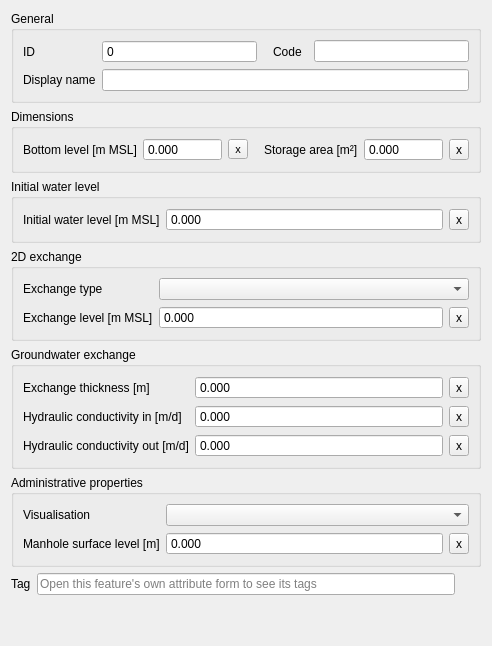
         <widget class="QWidget" name="tab_1">
          <attribute name="title">
           <string>Connection node start</string>
          </attribute>
          <layout class="QGridLayout" name="gridLayout_19">
           <item row="3" column="0" colspan="2">
            <widget class="QGroupBox" name="grp_2d_exchange_1">
             <property name="enabled">
              <bool>true</bool>
             </property>
             <property name="locale">
              <locale language="English" country="UnitedStates"/>
             </property>
             <property name="title">
              <string>2D exchange</string>
             </property>
             <layout class="QGridLayout" name="gridLayout_13">
              <item row="2" column="0">
               <widget class="QLabel" name="label_16">
                <property name="locale">
                 <locale language="English" country="UnitedStates"/>
                </property>
                <property name="text">
                 <string>Exchange level [m MSL]</string>
                </property>
                <property name="alignment">
                 <set>Qt::AlignLeading|Qt::AlignLeft|Qt::AlignVCenter</set>
                </property>
                <property name="indent">
                 <number>-1</number>
                </property>
               </widget>
              </item>
              <item row="2" column="1">
               <widget class="QDoubleSpinBox" name="connection_node_1_exchange_level">
                <property name="sizePolicy">
                 <sizepolicy hsizetype="Expanding" vsizetype="Fixed">
                  <horstretch>0</horstretch>
                  <verstretch>0</verstretch>
                 </sizepolicy>
                </property>
                <property name="locale">
                 <locale language="English" country="UnitedStates"/>
                </property>
                <property name="inputMethodHints">
                 <set>Qt::ImhNone</set>
                </property>
                <property name="buttonSymbols">
                 <enum>QAbstractSpinBox::NoButtons</enum>
                </property>
                <property name="decimals">
                 <number>3</number>
                </property>
                <property name="minimum">
                 <double>-9999999999.000000000000000</double>
                </property>
                <property name="maximum">
                 <double>9999999999.000000000000000</double>
                </property>
               </widget>
              </item>
              <item row="2" column="2">
               <widget class="QToolButton" name="connection_node_1_exchange_level_clear">
                <property name="text">
                 <string>x</string>
                </property>
               </widget>
              </item>
              <item row="0" column="0">
               <widget class="QLabel" name="label_4">
                <property name="text">
                 <string>Exchange type</string>
                </property>
               </widget>
              </item>
              <item row="0" column="1" colspan="2">
               <widget class="QComboBox" name="connection_node_1_exchange_type"/>
              </item>
             </layout>
            </widget>
           </item>
           <item row="8" column="1">
            <spacer name="verticalSpacer_2">
             <property name="orientation">
              <enum>Qt::Vertical</enum>
             </property>
             <property name="sizeHint" stdset="0">
              <size>
               <width>20</width>
               <height>40</height>
              </size>
             </property>
            </spacer>
           </item>
           <item row="0" column="0" colspan="2">
            <widget class="QGroupBox" name="grp_general_1">
             <property name="enabled">
              <bool>true</bool>
             </property>
             <property name="locale">
              <locale language="English" country="UnitedStates"/>
             </property>
             <property name="title">
              <string>General</string>
             </property>
             <layout class="QGridLayout" name="gridLayout_16">
              <item row="1" column="0">
               <widget class="QLabel" name="label_8">
                <property name="locale">
                 <locale language="English" country="UnitedStates"/>
                </property>
                <property name="text">
                 <string>ID</string>
                </property>
                <property name="alignment">
                 <set>Qt::AlignLeading|Qt::AlignLeft|Qt::AlignVCenter</set>
                </property>
               </widget>
              </item>
              <item row="1" column="1">
               <widget class="QSpinBox" name="connection_node_1_id">
                <property name="sizePolicy">
                 <sizepolicy hsizetype="Expanding" vsizetype="Fixed">
                  <horstretch>0</horstretch>
                  <verstretch>0</verstretch>
                 </sizepolicy>
                </property>
                <property name="locale">
                 <locale language="English" country="UnitedStates"/>
                </property>
                <property name="readOnly">
                 <bool>true</bool>
                </property>
                <property name="buttonSymbols">
                 <enum>QAbstractSpinBox::NoButtons</enum>
                </property>
                <property name="maximum">
                 <number>999999999</number>
                </property>
               </widget>
              </item>
              <item row="2" column="1" colspan="4">
               <widget class="QLineEdit" name="connection_node_1_display_name"/>
              </item>
              <item row="2" column="0">
               <widget class="QLabel" name="label_22">
                <property name="text">
                 <string>Display name</string>
                </property>
               </widget>
              </item>
              <item row="1" column="2">
               <widget class="QLabel" name="label_23">
                <property name="locale">
                 <locale language="English" country="UnitedStates"/>
                </property>
                <property name="text">
                 <string>Code</string>
                </property>
                <property name="alignment">
                 <set>Qt::AlignLeading|Qt::AlignLeft|Qt::AlignVCenter</set>
                </property>
                <property name="indent">
                 <number>10</number>
                </property>
               </widget>
              </item>
              <item row="1" column="4">
               <widget class="QLineEdit" name="connection_node_1_code">
                <property name="sizePolicy">
                 <sizepolicy hsizetype="Expanding" vsizetype="Fixed">
                  <horstretch>0</horstretch>
                  <verstretch>0</verstretch>
                 </sizepolicy>
                </property>
                <property name="locale">
                 <locale language="English" country="UnitedStates"/>
                </property>
               </widget>
              </item>
             </layout>
            </widget>
           </item>
           <item row="4" column="0" colspan="2">
            <widget class="QGroupBox" name="grp_groundwater_1">
             <property name="title">
              <string>Groundwater exchange</string>
             </property>
             <layout class="QGridLayout" name="gridLayout_8">
              <item row="0" column="1">
               <widget class="QDoubleSpinBox" name="connection_node_1_exchange_thickness">
                <property name="sizePolicy">
                 <sizepolicy hsizetype="Expanding" vsizetype="Fixed">
                  <horstretch>0</horstretch>
                  <verstretch>0</verstretch>
                 </sizepolicy>
                </property>
                <property name="locale">
                 <locale language="English" country="UnitedStates"/>
                </property>
                <property name="buttonSymbols">
                 <enum>QAbstractSpinBox::NoButtons</enum>
                </property>
                <property name="decimals">
                 <number>3</number>
                </property>
                <property name="maximum">
                 <double>1000000.000000000000000</double>
                </property>
               </widget>
              </item>
              <item row="0" column="2">
               <widget class="QToolButton" name="connection_node_1_exchange_thickness_clear">
                <property name="text">
                 <string>x</string>
                </property>
               </widget>
              </item>
              <item row="0" column="0">
               <widget class="QLabel" name="label_26">
                <property name="locale">
                 <locale language="English" country="UnitedStates"/>
                </property>
                <property name="text">
                 <string>Exchange thickness [m]</string>
                </property>
                <property name="alignment">
                 <set>Qt::AlignLeading|Qt::AlignLeft|Qt::AlignVCenter</set>
                </property>
               </widget>
              </item>
              <item row="1" column="0">
               <widget class="QLabel" name="label_27">
                <property name="locale">
                 <locale language="English" country="UnitedStates"/>
                </property>
                <property name="text">
                 <string>Hydraulic conductivity in [m/d]</string>
                </property>
                <property name="alignment">
                 <set>Qt::AlignLeading|Qt::AlignLeft|Qt::AlignVCenter</set>
                </property>
               </widget>
              </item>
              <item row="1" column="1">
               <widget class="QDoubleSpinBox" name="connection_node_1_hydraulic_conductivity_in">
                <property name="sizePolicy">
                 <sizepolicy hsizetype="Expanding" vsizetype="Fixed">
                  <horstretch>0</horstretch>
                  <verstretch>0</verstretch>
                 </sizepolicy>
                </property>
                <property name="locale">
                 <locale language="English" country="UnitedStates"/>
                </property>
                <property name="buttonSymbols">
                 <enum>QAbstractSpinBox::NoButtons</enum>
                </property>
                <property name="decimals">
                 <number>3</number>
                </property>
                <property name="maximum">
                 <double>1000000.000000000000000</double>
                </property>
               </widget>
              </item>
              <item row="1" column="2">
               <widget class="QToolButton" name="connection_node_1_hydraulic_conductivity_in_clear">
                <property name="text">
                 <string>x</string>
                </property>
               </widget>
              </item>
              <item row="2" column="0">
               <widget class="QLabel" name="label_28">
                <property name="locale">
                 <locale language="English" country="UnitedStates"/>
                </property>
                <property name="text">
                 <string>Hydraulic conductivity out [m/d]</string>
                </property>
                <property name="alignment">
                 <set>Qt::AlignLeading|Qt::AlignLeft|Qt::AlignVCenter</set>
                </property>
               </widget>
              </item>
              <item row="2" column="1">
               <widget class="QDoubleSpinBox" name="connection_node_1_hydraulic_conductivity_out">
                <property name="sizePolicy">
                 <sizepolicy hsizetype="Expanding" vsizetype="Fixed">
                  <horstretch>0</horstretch>
                  <verstretch>0</verstretch>
                 </sizepolicy>
                </property>
                <property name="locale">
                 <locale language="English" country="UnitedStates"/>
                </property>
                <property name="buttonSymbols">
                 <enum>QAbstractSpinBox::NoButtons</enum>
                </property>
                <property name="decimals">
                 <number>3</number>
                </property>
                <property name="maximum">
                 <double>1000000.000000000000000</double>
                </property>
               </widget>
              </item>
              <item row="2" column="2">
               <widget class="QToolButton" name="connection_node_1_hydraulic_conductivity_out_clear">
                <property name="text">
                 <string>x</string>
                </property>
               </widget>
              </item>
             </layout>
            </widget>
           </item>
           <item row="2" column="0" colspan="2">
            <widget class="QGroupBox" name="grp_initial_water_level_1">
             <property name="title">
              <string>Initial water level</string>
             </property>
             <layout class="QGridLayout" name="gridLayout_15">
              <item row="0" column="1">
               <widget class="QDoubleSpinBox" name="connection_node_1_initial_water_level">
                <property name="sizePolicy">
                 <sizepolicy hsizetype="Expanding" vsizetype="Fixed">
                  <horstretch>0</horstretch>
                  <verstretch>0</verstretch>
                 </sizepolicy>
                </property>
                <property name="locale">
                 <locale language="English" country="UnitedStates"/>
                </property>
                <property name="inputMethodHints">
                 <set>Qt::ImhNone</set>
                </property>
                <property name="buttonSymbols">
                 <enum>QAbstractSpinBox::NoButtons</enum>
                </property>
                <property name="decimals">
                 <number>3</number>
                </property>
                <property name="minimum">
                 <double>-99999999.000000000000000</double>
                </property>
                <property name="maximum">
                 <double>999999999.000000000000000</double>
                </property>
               </widget>
              </item>
              <item row="0" column="0">
               <widget class="QLabel" name="label_17">
                <property name="locale">
                 <locale language="English" country="UnitedStates"/>
                </property>
                <property name="text">
                 <string>Initial water level [m MSL]</string>
                </property>
                <property name="alignment">
                 <set>Qt::AlignLeading|Qt::AlignLeft|Qt::AlignVCenter</set>
                </property>
                <property name="indent">
                 <number>-1</number>
                </property>
               </widget>
              </item>
              <item row="0" column="2">
               <widget class="QToolButton" name="connection_node_1_initial_water_level_clear">
                <property name="text">
                 <string>x</string>
                </property>
               </widget>
              </item>
             </layout>
            </widget>
           </item>
           <item row="5" column="0" colspan="2">
            <widget class="QGroupBox" name="grp_administative_properties_1">
             <property name="title">
              <string>Administrative properties</string>
             </property>
             <layout class="QGridLayout" name="gridLayout_12">
              <item row="1" column="1">
               <widget class="QDoubleSpinBox" name="connection_node_1_manhole_surface_level">
                <property name="sizePolicy">
                 <sizepolicy hsizetype="Expanding" vsizetype="Fixed">
                  <horstretch>0</horstretch>
                  <verstretch>0</verstretch>
                 </sizepolicy>
                </property>
                <property name="locale">
                 <locale language="English" country="UnitedStates"/>
                </property>
                <property name="inputMethodHints">
                 <set>Qt::ImhNone</set>
                </property>
                <property name="buttonSymbols">
                 <enum>QAbstractSpinBox::NoButtons</enum>
                </property>
                <property name="decimals">
                 <number>3</number>
                </property>
                <property name="minimum">
                 <double>-9999999999.000000000000000</double>
                </property>
                <property name="maximum">
                 <double>9999999999.000000000000000</double>
                </property>
               </widget>
              </item>
              <item row="1" column="2">
               <widget class="QToolButton" name="connection_node_1_manhole_surface_level_clear">
                <property name="font">
                 <font>
                  <weight>50</weight>
                  <italic>false</italic>
                  <bold>false</bold>
                 </font>
                </property>
                <property name="text">
                 <string>x</string>
                </property>
               </widget>
              </item>
              <item row="1" column="0">
               <widget class="QLabel" name="label_14">
                <property name="locale">
                 <locale language="English" country="UnitedStates"/>
                </property>
                <property name="text">
                 <string>Manhole surface level [m]</string>
                </property>
                <property name="alignment">
                 <set>Qt::AlignLeading|Qt::AlignLeft|Qt::AlignVCenter</set>
                </property>
                <property name="indent">
                 <number>-1</number>
                </property>
               </widget>
              </item>
              <item row="0" column="0">
               <widget class="QLabel" name="label_24">
                <property name="locale">
                 <locale language="English" country="UnitedStates"/>
                </property>
                <property name="text">
                 <string>Visualisation</string>
                </property>
                <property name="alignment">
                 <set>Qt::AlignLeading|Qt::AlignLeft|Qt::AlignVCenter</set>
                </property>
                <property name="indent">
                 <number>-1</number>
                </property>
               </widget>
              </item>
              <item row="0" column="1" colspan="2">
               <widget class="QComboBox" name="connection_node_1_visualisation">
                <property name="sizePolicy">
                 <sizepolicy hsizetype="Expanding" vsizetype="Fixed">
                  <horstretch>0</horstretch>
                  <verstretch>0</verstretch>
                 </sizepolicy>
                </property>
                <property name="locale">
                 <locale language="English" country="UnitedStates"/>
                </property>
               </widget>
              </item>
             </layout>
            </widget>
           </item>
           <item row="1" column="0" colspan="2">
            <widget class="QGroupBox" name="grp_dimensions_1">
             <property name="title">
              <string>Dimensions</string>
             </property>
             <layout class="QGridLayout" name="gridLayout_5">
              <item row="0" column="5">
               <widget class="QToolButton" name="connection_node_1_storage_area_clear">
                <property name="text">
                 <string>x</string>
                </property>
               </widget>
              </item>
              <item row="0" column="3">
               <widget class="QLabel" name="label_20">
                <property name="locale">
                 <locale language="English" country="UnitedStates"/>
                </property>
                <property name="text">
                 <string>Storage area [m²]</string>
                </property>
                <property name="alignment">
                 <set>Qt::AlignLeading|Qt::AlignLeft|Qt::AlignVCenter</set>
                </property>
                <property name="indent">
                 <number>10</number>
                </property>
               </widget>
              </item>
              <item row="0" column="0">
               <widget class="QLabel" name="label_21">
                <property name="locale">
                 <locale language="English" country="UnitedStates"/>
                </property>
                <property name="text">
                 <string>Bottom level [m MSL]</string>
                </property>
                <property name="alignment">
                 <set>Qt::AlignLeading|Qt::AlignLeft|Qt::AlignVCenter</set>
                </property>
                <property name="indent">
                 <number>-1</number>
                </property>
               </widget>
              </item>
              <item row="0" column="1">
               <widget class="QDoubleSpinBox" name="connection_node_1_bottom_level">
                <property name="sizePolicy">
                 <sizepolicy hsizetype="Expanding" vsizetype="Fixed">
                  <horstretch>0</horstretch>
                  <verstretch>0</verstretch>
                 </sizepolicy>
                </property>
                <property name="locale">
                 <locale language="English" country="UnitedStates"/>
                </property>
                <property name="inputMethodHints">
                 <set>Qt::ImhNone</set>
                </property>
                <property name="buttonSymbols">
                 <enum>QAbstractSpinBox::NoButtons</enum>
                </property>
                <property name="decimals">
                 <number>3</number>
                </property>
                <property name="minimum">
                 <double>-9999999999.000000000000000</double>
                </property>
                <property name="maximum">
                 <double>9999999999.000000000000000</double>
                </property>
               </widget>
              </item>
              <item row="0" column="4">
               <widget class="QDoubleSpinBox" name="connection_node_1_storage_area">
                <property name="sizePolicy">
                 <sizepolicy hsizetype="Expanding" vsizetype="Fixed">
                  <horstretch>0</horstretch>
                  <verstretch>0</verstretch>
                 </sizepolicy>
                </property>
                <property name="locale">
                 <locale language="English" country="UnitedStates"/>
                </property>
                <property name="inputMethodHints">
                 <set>Qt::ImhNone</set>
                </property>
                <property name="buttonSymbols">
                 <enum>QAbstractSpinBox::NoButtons</enum>
                </property>
                <property name="decimals">
                 <number>3</number>
                </property>
                <property name="minimum">
                 <double>-99999999.000000000000000</double>
                </property>
                <property name="maximum">
                 <double>999999999.000000000000000</double>
                </property>
               </widget>
              </item>
              <item row="0" column="2">
               <widget class="QToolButton" name="connection_node_1_bottom_level_clear">
                <property name="font">
                 <font>
                  <pointsize>8</pointsize>
                 </font>
                </property>
                <property name="text">
                 <string>x</string>
                </property>
               </widget>
              </item>
             </layout>
            </widget>
           </item>
           <item row="6" column="0">
            <layout class="QHBoxLayout" name="horizontalLayout_3">
             <property name="bottomMargin">
              <number>0</number>
             </property>
             <item>
              <widget class="QLabel" name="label_7">
               <property name="text">
                <string>Tag</string>
               </property>
              </widget>
             </item>
             <item>
              <widget class="QLineEdit" name="connection_node_1_tags">
               <property name="readOnly">
                <bool>true</bool>
               </property>
               <property name="placeholderText">
                <string>Open this feature's own attribute form to see its tags</string>
               </property>
              </widget>
             </item>
            </layout>
           </item>
          </layout>
         </widget>
